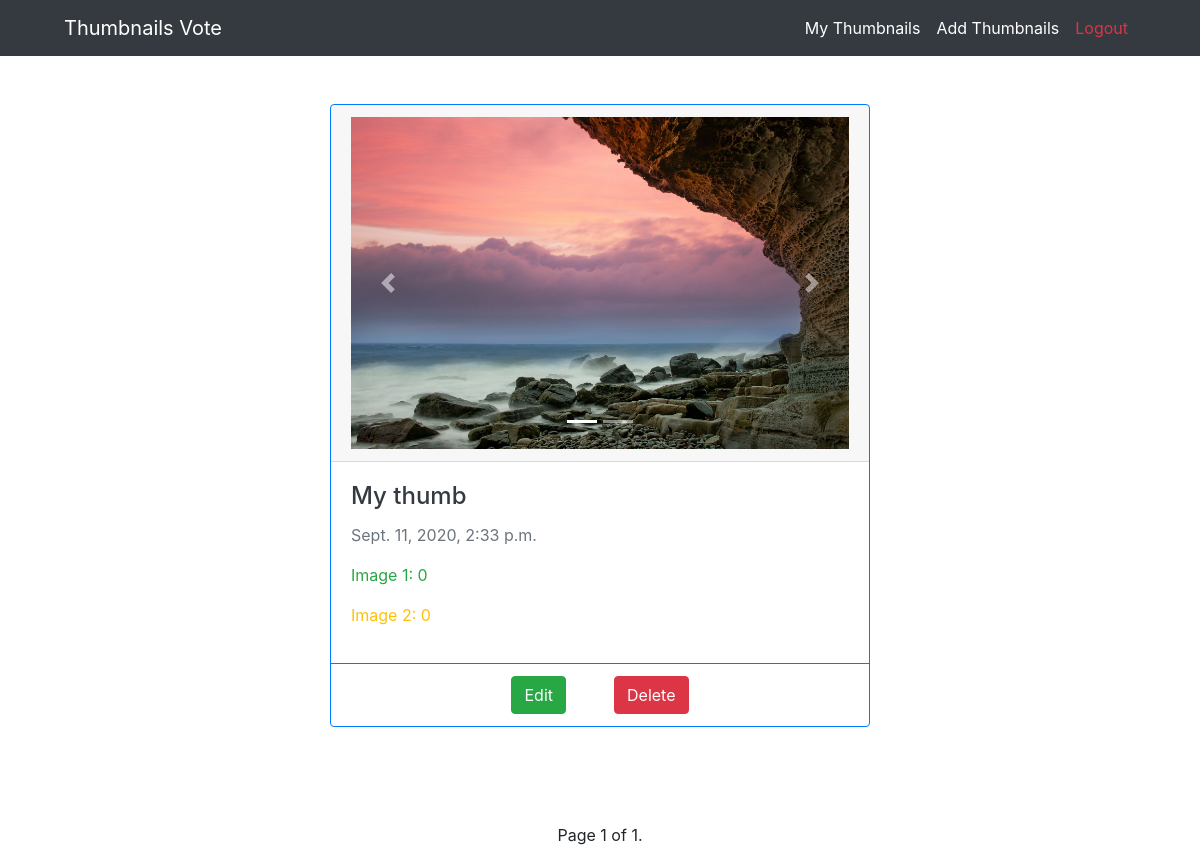
Page /my_thumbnails/ (signed in) on the committed database.
### my_app/models.py (models this page shows, shortened)
class Pool(models.Model):
    date_add = models.DateTimeField(auto_now_add=True)
    title = models.CharField(max_length=30)
    categories = models.ForeignKey(Categories, on_delete=models.CASCADE)
    status = models.BooleanField(default=True)
    user = models.ForeignKey(User, on_delete=models.CASCADE, default=1)
    img_1 = models.ImageField(upload_to='static/upload_tumb/')
    img_2 = models.ImageField(upload_to='static/upload_tumb/')
    vote_img1 = models.ManyToManyField(User, related_name='img_1', blank=True)
    vote_img2 = models.ManyToManyField(User, related_name='img_2', blank=True)
    def vote_img1_count(self):
        return self.vote_img1.count()

### my_app/views.py (the view)
# urls.py: path('my_thumbnails/', views.my_thumbnails, name='my_thumbnails'),
def my_thumbnails(request):
    if request.user.is_authenticated:
        my_thum = Pool.objects.filter(user=request.user).order_by('-date_add')
        paginator = Paginator(my_thum, 15)
        pageNum = request.GET.get('page')
        pageObj = paginator.get_page(pageNum)
        if len(my_thum) == 0:
            message = "You don't have a post yet"
        else:
            message = None
        return render(request, 'home/my.html', {
            'pool': pageObj,
            'message' : message,
        })
    else:
        return HttpResponseRedirect(reverse('home:login_status'))

### templates/home/my.html (shortened to what this page needs)
{% extends 'base.html' %}
{% load static %}
{% block content %}
{% if message is None %}
<div class="container my-5">
    <div class="row justify-content-around">
        {% for i in pool %}
        {% if i.status == True %}
        <div class="col-lg-6 mb-5">
            <div class="card border-primary">
                <div class="card-header">
                    <div id="carousel-example-{{ i.id }}z" class="carousel slide carousel-fade z-depth-1-half"
                        data-ride="carousel">
                        <ol class="carousel-indicators">
                            <li data-target="#carousel-example-{{i.id}}z" data-slide-to="0" class="active"></li>
                            <li data-target="#carousel-example-{{i.id}}z" data-slide-to="1"></li>
                        </ol>
                        <div class="carousel-inner" role="listbox">
                            <div class="carousel-item active">
                                <img class="d-block w-100" src="../../{{ i.img_1 }}" alt="First slide">
                            </div>
                        </div>
                        <a class="carousel-control-prev" href="#carousel-example-{{ i.id }}z" role="button"
                            data-slide="prev">
                            <span class="carousel-control-prev-icon" aria-hidden="true"></span>
                        </a>
                        <a class="carousel-control-next" href="#carousel-example-{{ i.id }}z" role="button"
                            data-slide="next">
                            <span class="carousel-control-next-icon" aria-hidden="true"></span>
                        </a>
                    </div>
                </div>
                <div class="card-body">
                    <h4 class="card-title text-dark">{{ i.title }}</h4>
                    <p class="card-text text-secondary">{{ i.date_add}}</p>
                    <div>
                        <p class="text-success mr-5">Image 1: {{ i.vote_img1_count }}</p>
                        <p class="text-warning">Image 2: {{ i.vote_img1_count }}</p>
                    </div>
                </div>
                <div class="card-footer border-primary d-flex justify-content-center bg-transparent">
                    <a href="../edit/{{i.id}}/" class="btn btn-success">Edit</a>
                    <a href="../delete-confirm/{{ i.id }}/" class="btn btn-danger ml-5">Delete</a>
                </div>
            </div>
        </div>
        {% endif %}
        {% endfor %}
    </div>
</div>
{% endif %}
<div class="container">
    <div class="row">
        <div class="col text-center">
            <span> Page {{ pool.number }} of {{ pool.paginator.num_pages }}.</span>
        </div>
    </div>
</div>
{% endblock content %}

### rows in the picture
Pool: img_1 (picture), status True (drawn), title "My thumb", date_add "Sept. 11, 2020, 2:33 p.m.", vote_img1_count "0"

### other values in the picture
{{ pool.number }} "1"
{{ pool.paginator.num_pages }} "1"
